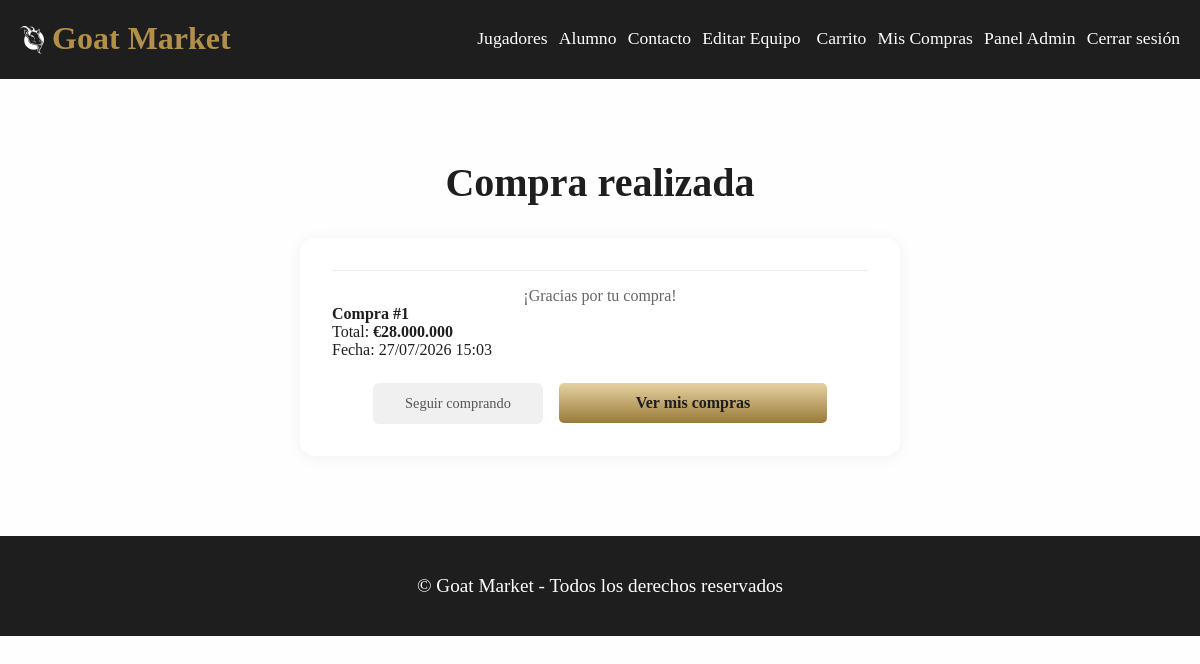
The app's page /?sec=compra-exitosa&id=1 (signed in) with its own data.
### tables this page shows
CREATE TABLE `compras` (
  `id` int(10) unsigned NOT NULL AUTO_INCREMENT,
  `usuario_id` int(10) unsigned NOT NULL,
  `total` bigint(20) unsigned NOT NULL,
  `fecha` datetime NOT NULL DEFAULT current_timestamp(),
  PRIMARY KEY (`id`),
  KEY `usuario_id` (`usuario_id`),
  CONSTRAINT `compras_ibfk_1` FOREIGN KEY (`usuario_id`) REFERENCES `usuarios` (`id`) ON DELETE CASCADE
);

### clases/Compra.php (called while the page is built, shortened)
<?php
class Compra
{
  private $id;
  private $total;
  private $fecha;
  public function getId() { return $this->id; }
  public function getTotal() { return $this->total; }
  public function getFecha() { return $this->fecha; }
  public static function getXId(int $id): ?Compra
  {
    $conexion = Conexion::getConexion();
    $query = "SELECT * FROM compras WHERE id = :id LIMIT 1";
    $stmt = $conexion->prepare($query);
    $stmt->setFetchMode(PDO::FETCH_CLASS, self::class);
    $stmt->execute(['id' => $id]);
    $result = $stmt->fetch();
    return $result ?: null;
  }
}

### clases/Usuario.php (called while the page is built, shortened)
<?php
class Usuario
{
  public static function get_x_id(int $id): ?Usuario
  {
    $conexion = Conexion::getConexion();
    $query = "SELECT * FROM usuarios WHERE id = :id LIMIT 1";
    $PDOStatement = $conexion -> prepare($query);
    $PDOStatement -> setFetchMode(PDO::FETCH_CLASS, self::class);
    $PDOStatement -> execute(["id" => $id]);
    $lista = $PDOStatement -> fetch();
    return !empty($lista) ? $lista : null;
  }
}

### vistas/compra-exitosa.php (the view, shortened to what this page needs)
<?php
require_once __DIR__ . "/../clases/Compra.php";
$id = isset($_GET['id']) ? (int) $_GET['id'] : 0;
$compra = Compra::getXId($id);
?>
<h2>Compra realizada</h2>
<div class="compra-exitosa">
  <div class="borrar-card">
    <div class="detalles">
      <p class="confirm-text">¡Gracias por tu compra!</p>
      <?php if ($compra): ?>
        <p><strong>Compra #<?= $compra->getId() ?></strong></p>
        <p>Total: <strong>€<?= number_format($compra->getTotal() * 1000000, 0, ',', '.') ?></strong></p>
        <p>Fecha: <?= date('d/m/Y H:i', strtotime($compra->getFecha())) ?></p>
      <?php endif; ?>
    </div>
    <div class="acciones">
      <a class="btn-cancelar" href="?sec=inicio">Seguir comprando</a>
      <a class="button" href="?sec=mis-compras">Ver mis compras</a>
    </div>
  </div>
</div>

### assets/css/style.css (style rules this page uses)
:root { --card-size: 300px; --main-color: #67b7fd; --golden-x: linear-gradient(90deg, #9A7A3B 0%, #E6D3A1 100%); --golden-y: linear-gradient(0deg, #9A7A3B 0%, #E6D3A1 100%); --golden: #b2904a; }
* { margin: 0; padding: 0; box-sizing: border-box; box-shadow: none; text-decoration: none; list-style: none; }
a { color: inherit; }
body { background-color: #fefefe; color: #1e1e1e; }
h2 { margin: auto; text-align: center; font-size: 2.5rem; margin-bottom: 2rem; }
.borrar-card { max-width: 600px; margin: 2rem auto; background: #fff; border-radius: 15px; padding: 2rem; box-shadow: 0 2px 16px rgba(0,0,0,0.06); display: flex; flex-direction: column; align-items: center; gap: 1.5rem; }
.borrar-card .detalles { width: 100%; display: flex; flex-direction: column; }
.borrar-card .confirm-text { font-size: 1rem; color: #666; text-align: center; padding-top: 1rem; border-top: 1px solid #eee; width: 100%; }
.borrar-card .acciones { display: flex; gap: 1rem; justify-content: center; width: 100%; }
.btn-cancelar { display: inline-block; padding: 0.75rem 2rem; border-radius: 6px; font-weight: 500; font-size: 0.9rem; background: #f0f0f0; color: #555; transition: background 0.2s, transform 0.2s; }

### records on screen
compras: id "1", $compra->getTotal()*1000000 "28.000.000", fecha "27/07/2026 15:03"

### other values on screen
$value -> getTitulo() "Jugadores"
$value -> getTitulo() "Alumno"
$value -> getTitulo() "Contacto"
$value -> getTitulo() "Editar Equipo"
